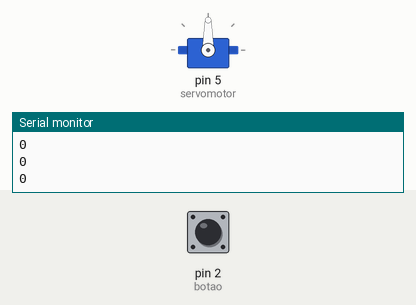
This sketch was run on a simulated Arduino Uno, built with avr-gcc and run on an emulated ATmega328P. Shown: servo, the last lines printed to the serial monitor. The inputs (shaded band) are chosen by the test bench; at power-on: pin 2 (botao) LOW.

Above: at 2.8 s.
2.9 s: pin 2 (botao) pulled HIGH for 1.2 s
At 3.15 s:
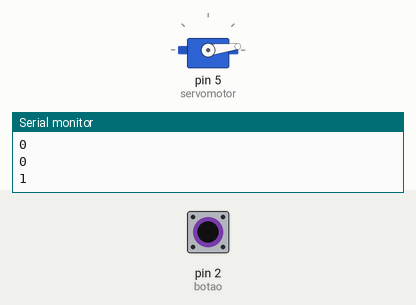
At 6.9 s:
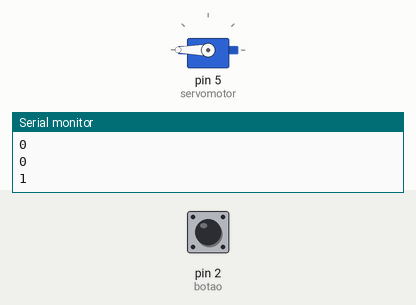
Timing chart, 0 to 8.4 s (numbered marks = the images above; inputs shaded):
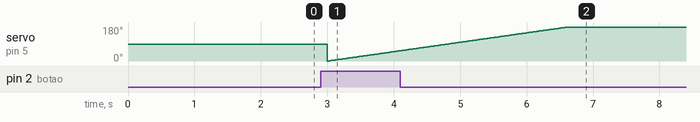

The sketch:

servoMotorBotao.ino
```cpp
#include <Servo.h>

Servo servomotor;
int botao = 2;
void setup()
{
  servomotor.attach(5);
  pinMode(botao,INPUT);
  Serial.begin(9600);
}

void loop()
{
  int apertouBotao = digitalRead(botao);
  Serial.println(apertouBotao);
	if(apertouBotao == HIGH){
     for(int i = 0; i <= 180; i++){
  		servomotor.write(i);
   		delay(20);
  	}
  	delay(2000);
  	for( int i = 180; i >= 0; i++){
  		servomotor.write(i);
    	delay(20);
  	}
  	delay(2000);
  }
  	delay(1000);}
```
